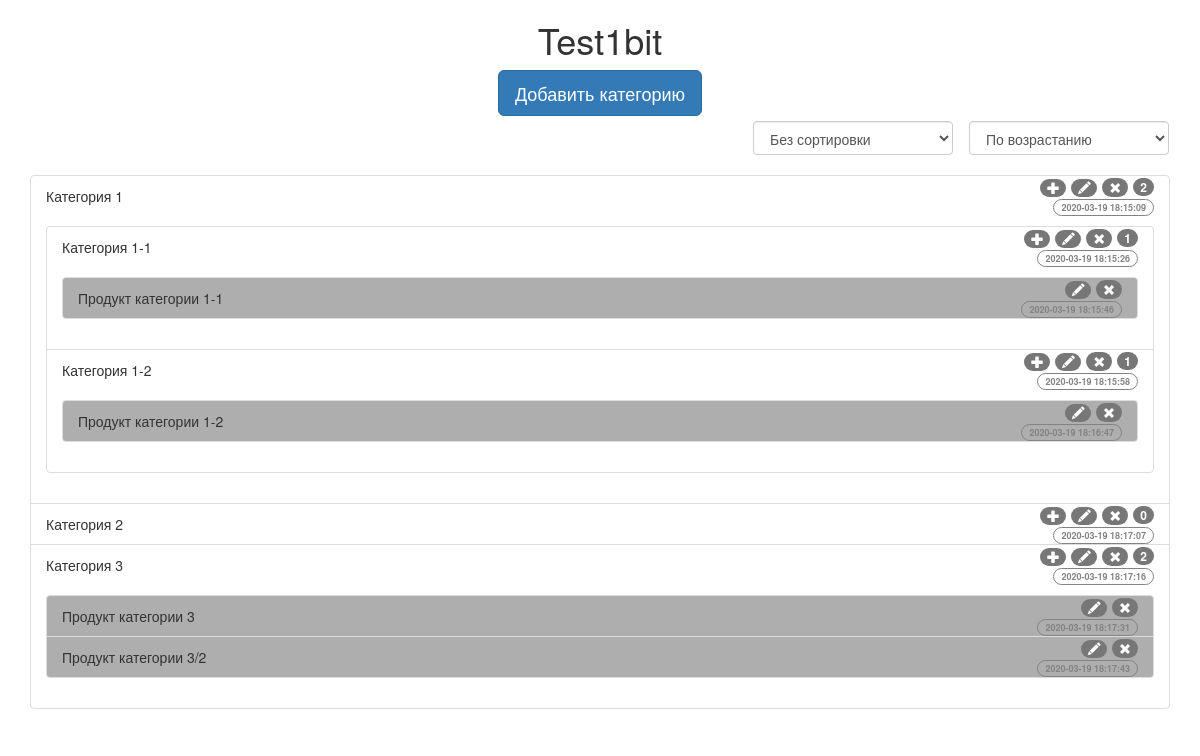
The page / on the database its author committed.
### tables this page shows
CREATE TABLE `category` (
  `id` int(11) UNSIGNED NOT NULL,
  `title` varchar(255) NOT NULL,
  `create_at` datetime NOT NULL,
  `update_at` datetime NOT NULL,
  `description` varchar(255) NOT NULL,
  `parent_id` int(11) NOT NULL DEFAULT -1
);

CREATE TABLE `item` (
  `id` int(11) UNSIGNED NOT NULL,
  `category_id` int(11) NOT NULL,
  `title` varchar(255) NOT NULL,
  `create_at` datetime NOT NULL,
  `update_at` datetime NOT NULL,
  `type` varchar(255) NOT NULL,
  `information` text DEFAULT NULL
);

### controllers/SiteController.php (called while the page is built, shortened)
<?php
class SiteController extends Controller{
   public function actionIndex(){
      return Html::render('/site/index', [
               'categories' => Category::getCategorys(),
               'items' => Item::getItems(),
               ]);
   }
}
?>

### controllers/Controller.php (called while the page is built, shortened)
<?php
class Controller{
   public function runAction($controllerName, $actionName, $segments = null){
      $controller = new $controllerName;
      ($segments) ? call_user_func_array(array($controller, $actionName), $segments) : $controller->$actionName();
      return true;
   }
}
?>

### components/Router.php (called while the page is built, shortened)
<?php
class Router{
   private $routers;
   function __construct(){
      $routersPath = APP.'/config/router-config.php';
      $this->routers = include($routersPath);
   }
   private function getURI(){
      if(!empty($_SERVER['REQUEST_URI'])){
         $uri = trim($_SERVER['REQUEST_URI'], '/');
      }
      return $uri;
   }
   public function run(){
      $controller = new Controller();
      if(!empty($uri = $this->getURI())){
         foreach($this->routers as $uriPattern => $path){
            if(preg_match("~$uriPattern~", $uri)){
               $internalRoute = preg_replace("~$uriPattern~", $path, $uri);
               $segments = explode('/', $internalRoute);
               list($controllerName, $segments) = $this->getControllerName($segments);
               list($actionName, $segments) = $this->getActionName($segments);
               $result = $controller->runAction($controllerName, $actionName, $segments);
               if($result != null){
                  break;
               }
            }
         }
      }else{
         $resault = $controller->runAction('SiteController', 'actionIndex');
      }
   }
}

### index.php (called while the page is built, shortened)
<?php
   $router = new Router();
   $router->run();

### models/Category.php (called while the page is built, shortened)
<?php
class Category extends Model
{
    public static function getCategorys()
    {
        $main_param_sort = $_SESSION['main_param_sort'];
        $db = DataBase::dbConnect();
        $sql = "SELECT * FROM category";
        $result = $db->query($sql);
        return $result->fetchAll();
    }
}
?>

### models/Item.php (called while the page is built, shortened)
<?php
class Item extends Model
{
    public static function getItems()
    {
        $main_param_sort = $_SESSION['main_param_sort'];
        $db = DataBase::dbConnect();
        $sql = "SELECT * FROM item";
        $result = $db->query($sql);
        return $result->fetchAll();
    }
}

### views/site/index.php (the view, shortened to what this page needs)
<?php
$parent_category = array();
$parent_item = array();
foreach ($categories as $category){
    $parent_category[$category['parent_id']][] = $category;
}
foreach ($items as $item){
    $parent_item[$item['category_id']][] = $item;
}
function renderItems($category_id, $parent_item){
    if(isset($parent_item[$category_id])){
        echo "<ul class='list-group main_category_list'>";
        foreach ($parent_item[$category_id] as $item){
            echo "<li class='list-group-item item_li'>";
            echo "<a onclick='return confirm(`Подтвердите удаление`)' href='/item/delete/".$item["id"]."' class='badge'><span class='glyphicon glyphicon-remove'> </span></a>";
            echo "<span class='badge glyphicon glyphicon-pencil' id='add_item' data-category_id=".$item['category_id']." data-item_id=".$item['id']."> </span>";
            echo "<span class='badge data_time_info'>".$item['update_at']."</span>";
            echo $item['title'];
            echo "</li>";
        }
        echo "</ul>";
    }
}
function outTree($parent_id, $parent_category, $parent_item){
    if(isset($parent_category[$parent_id])){
        if($parent_id == -1){
            echo "<ul class='list-group main_category_list main_ul'>";
        }else {
            echo "<ul class='list-group main_category_list children_ul'>";
        }
        foreach($parent_category[$parent_id] as $category){
            echo "<li class='list-group-item category_li'>";
            echo "<span class='badge count_item'>0</span>";
            echo "<a onclick='return confirm(`Подтвердите удаление`)' href='/category/delete/".$category["id"]."' class='badge'><span class='glyphicon glyphicon-remove'> </span></a>";
            echo "<span class='badge glyphicon glyphicon-pencil' id='add_category' data-category_id=".$category["id"]."> </span>";
            echo "<span class='badge glyphicon glyphicon-plus' id='add_item' data-category_id=".$category["id"]." data-item_id='0'> </span>";
            echo "<span class='badge data_time_info'>".$category['update_at']."</span>";
            echo $category['title'];
            outTree($category['id'], $parent_category, $parent_item);
            renderItems($category['id'], $parent_item);
            echo "</li>";
        }
        echo "</ul>";
    }
}
?>
<!DOCTYPE HTML>
<html>
    <head>
        <link href="https://stackpath.bootstrapcdn.com/bootstrap/3.4.1/css/bootstrap.min.css" rel="stylesheet">
        <link rel="stylesheet" href="../../web/css/style.css">
    </head>
    <body>
        <div class="container">
            <div class="row">
                <div class="col-md-12 text-center">
                    <h1>Test1bit</h1>
                </div>
            </div>
            <div class="row text-center">
                <button id="add_category" class="btn btn-primary btn-lg" data-category_id="0">Добавить категорию</button>
            </div>
            <div class="row text-center sort_select_box">
                <select class="form-control sort_select" id="secondary_sort_select">
                </select>
                <select class="form-control sort_select" id="main_sort_select">
                </select>
            </div>
            <div class="row">
                <div class="col-md-12">
                    <?php outTree(-1, $parent_category, $parent_item); ?>
                </div>
            </div>
        </div>
    </body>
</html>

### components/Html.php (shortened to what this page needs)
<?php
class Html{
   static function renderPartial($path, $data = null){
      if(file_exists($file = (APP . '/views' . $path . '.php'))){
         include $file;
      }else{
         throw new \Exception("File $file not found.");
      }
   }
   static function render($path, $data = null){
      return self::renderPartial($path, ($data) ? $data : null);
   }
}
?>

### web/css/style.css (style rules this page uses)
.main_category_list { margin-top: 20px; }
.item_li { background: #aeaeae; }
.badge { margin-top: -8px; }
.data_time_info { font-size: 9px; background: none; border: solid 1px #838383; color: #838383 ; position: absolute; top: 31px; right: 10px; }
.sort_select { max-width: 200px; margin-top: 5px; float: right; margin-right: 16px; }
.sort_select_box { text-align: right; }

### rows shown on the page
category: update_at "2020-03-19 18:15:09", title "Категория 1"
category: update_at "2020-03-19 18:15:26", title "Категория 1-1"
item: update_at "2020-03-19 18:15:46", title "Продукт категории 1-1"
category: update_at "2020-03-19 18:15:58", title "Категория 1-2"
item: update_at "2020-03-19 18:16:47", title "Продукт категории 1-2"
category: update_at "2020-03-19 18:17:07", title "Категория 2"
category: update_at "2020-03-19 18:17:16", title "Категория 3"
item: update_at "2020-03-19 18:17:31", title "Продукт категории 3"
item: update_at "2020-03-19 18:17:43", title "Продукт категории 3/2"
